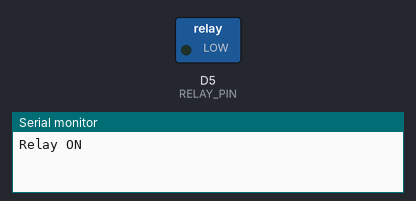
Simulated run of this sketch. Board: ESP8266 (NodeMCU). Parts: switched loads named in the sketch (green lamp = pin HIGH), the last lines printed to the serial monitor.

Above: at 1.0 s.
At 3.0 s:
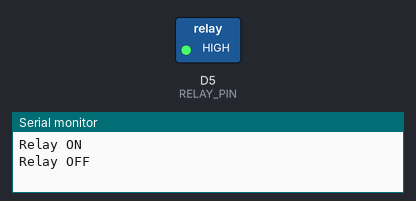
Timing chart, 0 to 5.2 s (numbered marks = the images above):
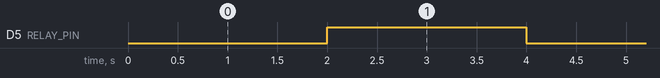

The sketch:

relay_testing.ino
```cpp
#define RELAY_PIN D5

void setup() {
  Serial.begin(115200);

  pinMode(RELAY_PIN, OUTPUT);

  // Relay OFF (active LOW)
  digitalWrite(RELAY_PIN, HIGH);
}

void loop() {
  // Relay ON
  digitalWrite(RELAY_PIN, LOW);
  Serial.println("Relay ON");

  delay(2000);

  // Relay OFF
  digitalWrite(RELAY_PIN, HIGH);
  Serial.println("Relay OFF");

  delay(2000);
}
```

Measured:
- by itself, D5 (RELAY_PIN): alternates HIGH for 2.0 s and LOW for 2.0 s
